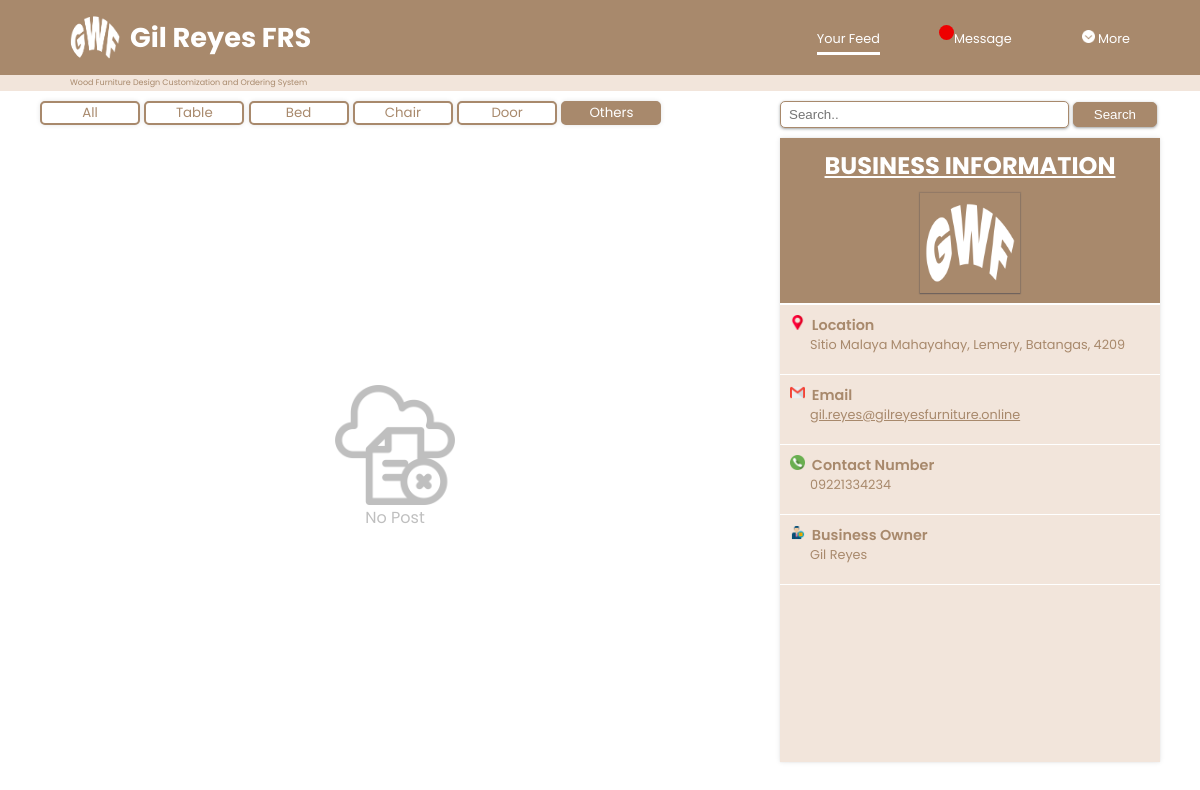
The app's page /src/sys-user/home-page/product-category/others.php (signed in), older data.
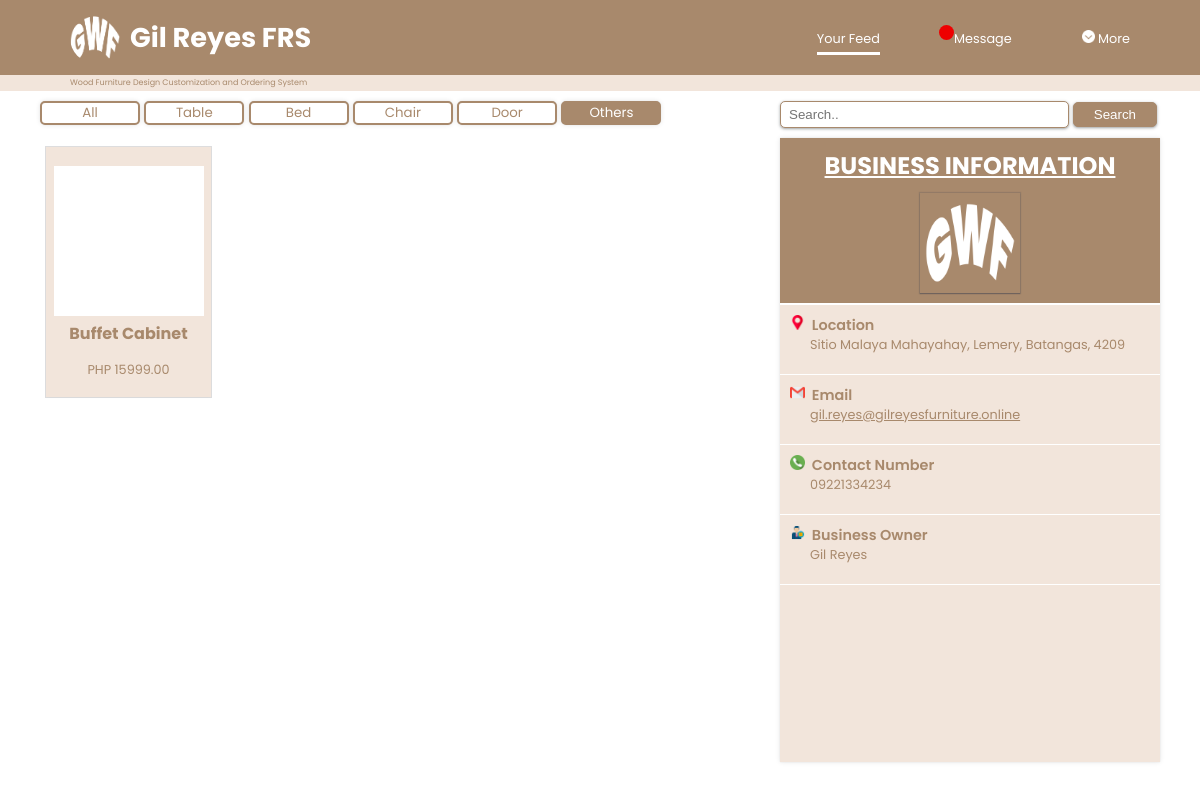
The same page, newer data.
### tables this page shows
CREATE TABLE `tb_shopinfo` (
  `id` int(11) NOT NULL,
  `name` varchar(50) NOT NULL,
  `address` varchar(50) NOT NULL,
  `email` varchar(50) NOT NULL,
  `contact_no` varchar(15) NOT NULL,
  `profile_pic` varchar(255) NOT NULL
);

CREATE TABLE `tb_product` (
  `id` int(11) NOT NULL,
  `product_name` varchar(50) NOT NULL,
  `price` int(20) NOT NULL,
  `size` varchar(15) NOT NULL,
  `p_description` text NOT NULL,
  `category` varchar(20) NOT NULL,
  `quantity` int(255) NOT NULL,
  `product_img` varchar(255) NOT NULL
);

### src/php-database/select-others.php (called while the page is built)
<?php
    require_once 'dbconnect.php';
    $query = "SELECT * FROM tb_product WHERE category = 'Others' AND quantity > 0 ORDER BY id DESC";
    $result = mysqli_query($conn, $query);
?>

### src/php-database/shopinfo.php (called while the page is built)
<?php
    require_once 'dbconnect.php';
    $query = "SELECT * FROM tb_shopinfo";
    $result = mysqli_query($conn, $query);
?>

### src/sys-user/home-page/product-category/others.php (the view, shortened to what the changed rows need)
<?php include '../../../php-database/user-session.php'; ?>
<!DOCTYPE html>
<html lang="en">
<head>
    <link rel="stylesheet" href="../userhome.css?v=<?php echo time(); ?>">
</head>
<body>
    <header>
        <div class="app-name">
            <a href="">
                <h1>Gil Reyes FRS</h1>
            </a>
        </div>
    </header>
    <main>
        <div class="container">
            <section class="product-cont">
                <div class="product">
                    <?php
                        include '../../../php-database/select-others.php';
                        if (mysqli_num_rows($result) == 0) {
                            echo "<div class='nodata' style='width: 100%; height: 80vh; display: flex; justify-content: center; align-items: center; flex-direction: column; text-align: center; opacity: 25%;'>
                                <img src='../../../../image/icon/file.png' width='120px' height='120px'>
                                <p>No Post</p>
                                </div>";
                            }
                    ?>
                    <div class="display-div">
                        <?php
                            while ($row = mysqli_fetch_assoc($result))
                            {
                        ?>
                                <div class="prod-display" onclick="window.location.href='../../getproduct-page/get-product.php?id=<?php echo $row['id']; ?> & product_name=<?php echo $row['product_name']; ?> & price=<?php echo $row['price']; ?> & size=<?php echo $row['size']; ?> & p_description=<?php echo $row['p_description']; ?> & category=<?php echo $row['category']; ?> & product_img=<?php echo $row['product_img']; ?>';">
                                    <div class="prod-img">
                                    </div>
                                    <div class="pname">
                                        <h4><?php echo $row['product_name']; ?></h3>
                                    </div>
                                    <p>PHP <?php echo $row['price']; ?>.00</p>
                                </div>
                        <?php
                            }
                        ?>
                    </div>
                </div>
            </section>
            <section class="shopinfo-cont">
                <div class="shopinfo" id="shopinfo">
                    <?php include '../../../php-database/shopinfo.php';
                        while($row = mysqli_fetch_assoc($result)) {
                    ?>
                    <h1><u>BUSINESS INFORMATION</u></h1>
                    <div class="profile-pic">
                        <img src="../../../../image/logo.png" alt="" width="100px" height="100px">
                    </div>
                    <h3><img src="../../../../image/icon/placeholder.png" alt="" width="15" height="15">&nbsp&nbspLocation</h3>
                    <p><?php echo $row["address"]; ?></p>
                    <div class="info-line"></div>
                    <h3><img src="../../../../image/icon/gmail.png" alt="" width="15" height="15">&nbsp&nbspEmail</h3>
                    <a href="mailto:<?php echo $row['email']; ?>"><p><?php echo $row["email"]; ?></p></a>
                    <div class="info-line"></div>
                    <h3><img src="../../../../image/icon/phone (1).png" alt="" width="15" height="15">&nbsp&nbspContact Number</h3>
                    <p><?php echo $row["contact_no"]; ?></p>
                    <div class="info-line"></div>
                    <h3><img src="../../../../image/icon/owner.png" alt="" width="15" height="15">&nbsp&nbspBusiness Owner</h3>
                    <p><?php echo $row["name"]; ?></p>
                    <div class="info-line"></div>
                    <?php } ?>
                </div>
            </section>
        </div>
    </main>
</body>
</html>

Row changes from the older to the newer data that the page shows:
now on this page (row edited): tb_product: product_name "Buffet Cabinet", price "15999"
Text that changed along with them:
text no longer shown: "No Post"
